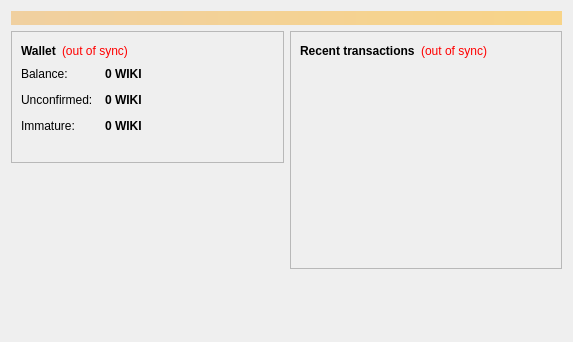
<?xml version="1.0" encoding="UTF-8"?>
<ui version="4.0">
 <class>OverviewPage</class>
 <widget class="QWidget" name="OverviewPage">
  <property name="geometry">
   <rect>
    <x>0</x>
    <y>0</y>
    <width>573</width>
    <height>342</height>
   </rect>
  </property>
  <property name="windowTitle">
   <string>Form</string>
  </property>
  <layout class="QVBoxLayout" name="topLayout">
   <item>
    <widget class="QLabel" name="labelAlerts">
     <property name="visible">
      <bool>false</bool>
     </property>
     <property name="styleSheet">
      <string notr="true">background-color: qlineargradient(x1: 0, y1: 0, x2: 1, y2: 0, stop:0 #F0D0A0, stop:1 #F8D488); color:#000000;</string>
     </property>
     <property name="wordWrap">
      <bool>true</bool>
     </property>
     <property name="margin">
      <number>3</number>
     </property>
    </widget>
   </item>
   <item>
    <layout class="QHBoxLayout" name="horizontalLayout" stretch="1,1">
     <item>
      <layout class="QVBoxLayout" name="verticalLayout_2">
       <item>
        <widget class="QFrame" name="frame">
         <property name="frameShape">
          <enum>QFrame::StyledPanel</enum>
         </property>
         <property name="frameShadow">
          <enum>QFrame::Raised</enum>
         </property>
         <layout class="QVBoxLayout" name="verticalLayout_4">
          <item>
           <layout class="QHBoxLayout" name="horizontalLayout_4">
            <item>
             <widget class="QLabel" name="label_5">
              <property name="font">
               <font>
                <weight>75</weight>
                <bold>true</bold>
               </font>
              </property>
              <property name="text">
               <string>Wallet</string>
              </property>
             </widget>
            </item>
            <item>
             <widget class="QLabel" name="labelWalletStatus">
              <property name="toolTip">
               <string>&lt;html&gt;&lt;head/&gt;&lt;body&gt;&lt;p&gt;The displayed information may be out of date. Your wallet automatically synchronizes with the WikiCoin network after a connection is established, but this process has not completed yet.&lt;/p&gt;&lt;/body&gt;&lt;/html&gt;</string>
              </property>
              <property name="styleSheet">
               <string notr="true">QLabel { color: red; }</string>
              </property>
              <property name="text">
               <string notr="true">(out of sync)</string>
              </property>
              <property name="alignment">
               <set>Qt::AlignLeading|Qt::AlignLeft|Qt::AlignVCenter</set>
              </property>
             </widget>
            </item>
            <item>
             <spacer name="horizontalSpacer_2">
              <property name="orientation">
               <enum>Qt::Horizontal</enum>
              </property>
              <property name="sizeHint" stdset="0">
               <size>
                <width>40</width>
                <height>20</height>
               </size>
              </property>
             </spacer>
            </item>
           </layout>
          </item>
          <item>
           <layout class="QFormLayout" name="formLayout_2">
            <property name="fieldGrowthPolicy">
             <enum>QFormLayout::AllNonFixedFieldsGrow</enum>
            </property>
            <property name="horizontalSpacing">
             <number>12</number>
            </property>
            <property name="verticalSpacing">
             <number>12</number>
            </property>
            <item row="0" column="0">
             <widget class="QLabel" name="label">
              <property name="text">
               <string>Balance:</string>
              </property>
             </widget>
            </item>
            <item row="0" column="1">
             <widget class="QLabel" name="labelBalance">
              <property name="font">
               <font>
                <weight>75</weight>
                <bold>true</bold>
               </font>
              </property>
              <property name="cursor">
               <cursorShape>IBeamCursor</cursorShape>
              </property>
              <property name="toolTip">
               <string>Your current balance</string>
              </property>
              <property name="text">
               <string notr="true">0 WIKI</string>
              </property>
              <property name="textInteractionFlags">
               <set>Qt::LinksAccessibleByMouse|Qt::TextSelectableByKeyboard|Qt::TextSelectableByMouse</set>
              </property>
             </widget>
            </item>
            <item row="1" column="0">
             <widget class="QLabel" name="label_3">
              <property name="text">
               <string>Unconfirmed:</string>
              </property>
             </widget>
            </item>
            <item row="1" column="1">
             <widget class="QLabel" name="labelUnconfirmed">
              <property name="font">
               <font>
                <weight>75</weight>
                <bold>true</bold>
               </font>
              </property>
              <property name="cursor">
               <cursorShape>IBeamCursor</cursorShape>
              </property>
              <property name="toolTip">
               <string>Total of transactions that have yet to be confirmed, and do not yet count toward the current balance</string>
              </property>
              <property name="text">
               <string notr="true">0 WIKI</string>
              </property>
              <property name="textInteractionFlags">
               <set>Qt::LinksAccessibleByMouse|Qt::TextSelectableByKeyboard|Qt::TextSelectableByMouse</set>
              </property>
             </widget>
            </item>
            <item row="2" column="0">
             <widget class="QLabel" name="labelImmatureText">
              <property name="text">
               <string>Immature:</string>
              </property>
             </widget>
            </item>
            <item row="2" column="1">
             <widget class="QLabel" name="labelImmature">
              <property name="font">
               <font>
                <weight>75</weight>
                <bold>true</bold>
               </font>
              </property>
              <property name="toolTip">
               <string>Mined balance that has not yet matured</string>
              </property>
              <property name="text">
               <string notr="true">0 WIKI</string>
              </property>
              <property name="textInteractionFlags">
               <set>Qt::LinksAccessibleByMouse|Qt::TextSelectableByKeyboard|Qt::TextSelectableByMouse</set>
              </property>
             </widget>
            </item>
           </layout>
          </item>
          <item>
           <widget class="QLabel" name="label_wallet_bgcoin">
            <property name="text">
             <string/>
            </property>
            <property name="pixmap">
             <pixmap resource="../bitcoin.qrc">:/images/wallet_bgcoin</pixmap>
            </property>
            <property name="scaledContents">
             <bool>false</bool>
            </property>
            <property name="alignment">
             <set>Qt::AlignCenter</set>
            </property>
            <property name="margin">
             <number>-2</number>
            </property>
           </widget>
          </item>
         </layout>
        </widget>
       </item>
       <item>
        <spacer name="verticalSpacer">
         <property name="orientation">
          <enum>Qt::Vertical</enum>
         </property>
         <property name="sizeHint" stdset="0">
          <size>
           <width>20</width>
           <height>40</height>
          </size>
         </property>
        </spacer>
       </item>
      </layout>
     </item>
     <item>
      <layout class="QVBoxLayout" name="verticalLayout_3">
       <item>
        <widget class="QFrame" name="frame_2">
         <property name="frameShape">
          <enum>QFrame::StyledPanel</enum>
         </property>
         <property name="frameShadow">
          <enum>QFrame::Raised</enum>
         </property>
         <layout class="QVBoxLayout" name="verticalLayout">
          <item>
           <layout class="QHBoxLayout" name="horizontalLayout_2">
            <item>
             <widget class="QLabel" name="label_4">
              <property name="text">
               <string>&lt;b&gt;Recent transactions&lt;/b&gt;</string>
              </property>
             </widget>
            </item>
            <item>
             <widget class="QLabel" name="labelTransactionsStatus">
              <property name="toolTip">
               <string>&lt;html&gt;&lt;head/&gt;&lt;body&gt;&lt;p&gt;The displayed information may be out of date. Your wallet automatically synchronizes with the WikiCoin network after a connection is established, but this process has not completed yet.&lt;/p&gt;&lt;/body&gt;&lt;/html&gt;</string>
              </property>
              <property name="styleSheet">
               <string notr="true">QLabel { color: red; }</string>
              </property>
              <property name="text">
               <string notr="true">(out of sync)</string>
              </property>
              <property name="alignment">
               <set>Qt::AlignRight|Qt::AlignTrailing|Qt::AlignVCenter</set>
              </property>
             </widget>
            </item>
            <item>
             <spacer name="horizontalSpacer">
              <property name="orientation">
               <enum>Qt::Horizontal</enum>
              </property>
              <property name="sizeHint" stdset="0">
               <size>
                <width>40</width>
                <height>20</height>
               </size>
              </property>
             </spacer>
            </item>
           </layout>
          </item>
          <item>
           <widget class="QListView" name="listTransactions">
            <property name="styleSheet">
             <string notr="true">QListView { background: transparent; }</string>
            </property>
            <property name="frameShape">
             <enum>QFrame::NoFrame</enum>
            </property>
            <property name="verticalScrollBarPolicy">
             <enum>Qt::ScrollBarAlwaysOff</enum>
            </property>
            <property name="horizontalScrollBarPolicy">
             <enum>Qt::ScrollBarAlwaysOff</enum>
            </property>
            <property name="selectionMode">
             <enum>QAbstractItemView::NoSelection</enum>
            </property>
           </widget>
          </item>
         </layout>
        </widget>
       </item>
       <item>
        <spacer name="verticalSpacer_2">
         <property name="orientation">
          <enum>Qt::Vertical</enum>
         </property>
         <property name="sizeHint" stdset="0">
          <size>
           <width>20</width>
           <height>40</height>
          </size>
         </property>
        </spacer>
       </item>
      </layout>
     </item>
    </layout>
   </item>
  </layout>
 </widget>
 <resources/>
 <connections/>
</ui>
